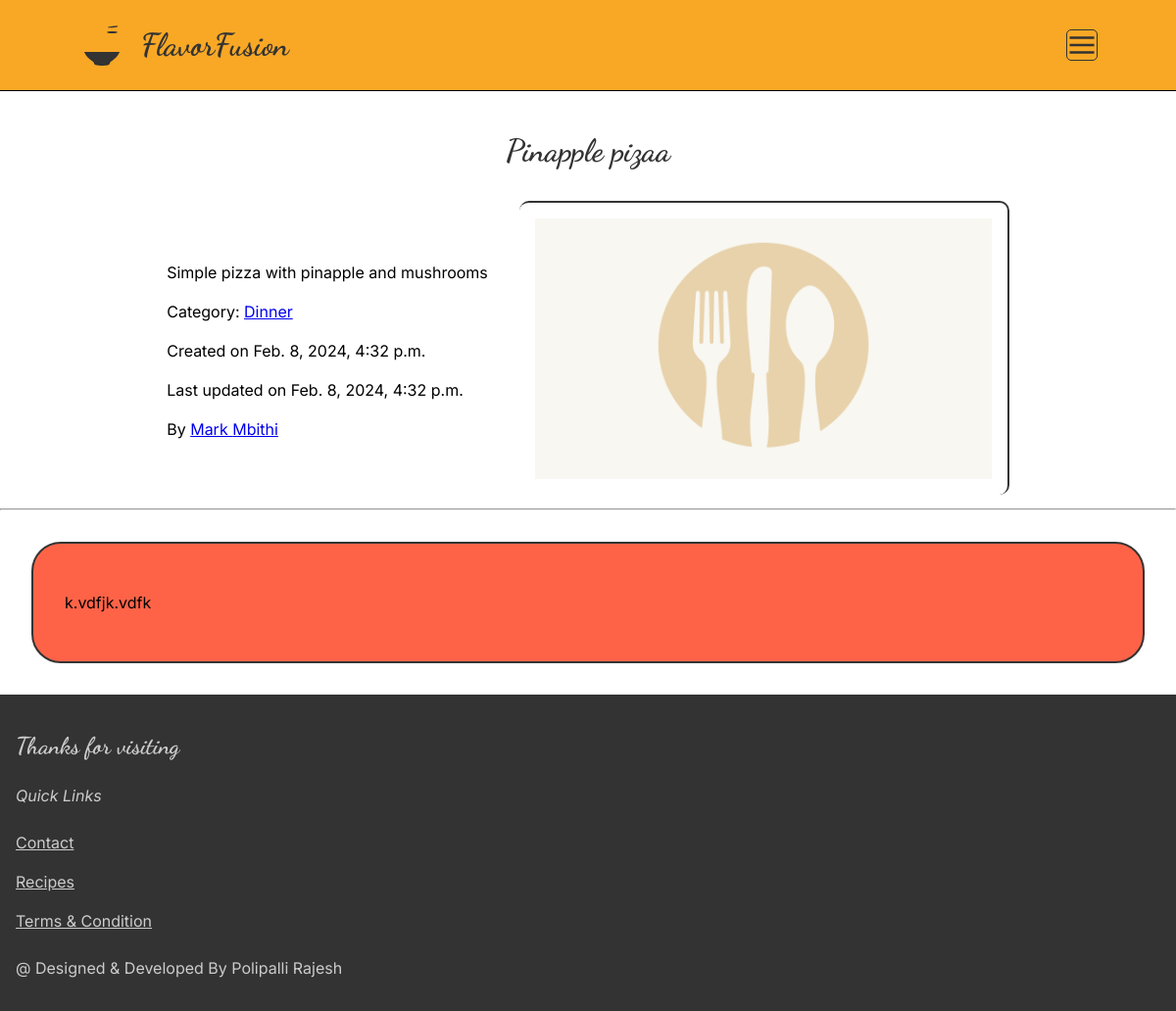
The page /recipe/1/ (signed in) on the database its author committed.
### recipe/models.py (models this page shows, shortened)
class Recipe(models.Model):
    BREAKFAST = 'Breakfast'
    LUNCH = 'Lunch'
    DINNER = 'Dinner'
    DESSERT = 'Dessert'
    BEVERAGES = 'Beverage'
    CATEGORY_CHOICES = [
        (BREAKFAST, 'Breakfast'),
        (LUNCH, 'Lunch'),
        (DINNER, 'Dinner'),
        (DESSERT, 'Dessert'),
        (BEVERAGES, 'Beverage'),
    ]
    author = models.ForeignKey(get_user_model(), related_name='recipes', on_delete=models.CASCADE)
    title = models.CharField(max_length=255)
    category = models.CharField(max_length=10, choices=CATEGORY_CHOICES, default=BREAKFAST)
    cover_image = models.ImageField(upload_to='recipe_images/', null=True, blank=True)
    description = models.CharField(max_length=500)
    content = RichTextField()
    date_created = models.DateTimeField(auto_now_add=True)
    date_updated = models.DateTimeField(auto_now=True)
    class Meta:
        verbose_name = 'recipe'
        verbose_name_plural = 'recipes'

### users/models.py (models this page shows, shortened)
class CustomUser(AbstractBaseUser, PermissionsMixin):
    email = models.EmailField(_("Email"), unique=True)
    first_name = models.CharField(_("First name"), max_length=50)
    last_name = models.CharField(_("Last name"), max_length=50)
    phone = models.CharField(_("Phone"), max_length=15, blank=True, null=True)
    address = models.CharField(_("Address"), max_length=255, blank=True, null=True)
    city = models.CharField(_("City"), max_length=50, blank=True, null=True)
    country = models.CharField(_("Country"), max_length=50, blank=True, null=True)
    profile_picture = models.ImageField(_("Profile picture"), upload_to="profile_pictures/", blank=True, null=True)
    is_staff = models.BooleanField(_("Staff status"), default=False)
    is_active = models.BooleanField(_("Active"), default=True)
    date_joined = models.DateTimeField(_("Date joined"), auto_now_add=True)
    last_login = models.DateTimeField(_("Last login"), auto_now=True)
    USERNAME_FIELD = 'email'
    REQUIRED_FIELDS = ['first_name', 'last_name', 'password']
    objects = CustomUserManager()
    class Meta:
        verbose_name = 'User'
        verbose_name_plural = 'Users'

### recipe/views.py (the view)
# urls.py: path('<int:recipe_id>/', recipe_detail_view, name='recipe_detail'),
@login_required
def recipe_detail_view(request, recipe_id):
    recipe = Recipe.objects.get(pk=recipe_id)
    return render(request, 'recipe/recipe_detail.html', { 'recipe': recipe })

### recipe/templates/recipe/recipe_detail.html (shortened to what this page needs)
{% extends "base.html" %}{% load static %}
{% block css %}
    <link rel="stylesheet" type="text/css" href="{% static 'recipe/css/recipe_detail.css' %}">
{% endblock css %}
{% block content %}
<section class="section">
    <h2 class="recipe__title">{{ recipe.title }}</h2>
    <div class="recipe__top">
        <div class="recipe__detail">
            <p class="recipe__description">{{ recipe.description }}</p>
            <p class="recipe__category">Category: <a href="#">{{ recipe.category }}</a></p>
            <p class="recipe__date-created">Created on {{ recipe.date_created }}</p>
            <p class="recipe__date-updated">Last updated on {{ recipe.date_updated }}</p>
            <p class="recipe__author">By <span><a href="{% url 'recipe:user_recipes' recipe.author.id %}">{{ recipe.author.first_name }} {{ recipe.author.last_name }}</a></span></p>
        </div>
        <div class="recipe__image">
            {% if recipe.cover_image %}
                <img src="{{ recipe.cover_image.url }}" alt="{{ recipe.title }}">
            {% else %}
                <img src="{% static 'core/img/default.png' %}" alt="{{ recipe.title }}">
            {% endif %}
        </div>
    </div>
    <hr>
    <div class="recipe__content">
        <article>
            {{ recipe.content|safe }}
        </article>
    </div>
</section>
{% endblock content %}

### core/static/core/css/main.css (style rules this page uses)
.section { border-radius: 10px; }

### recipe/static/recipe/css/recipe_detail.css (style rules this page uses)
.recipe__title { font-size: 2rem; font-weight: 700; color: var(--color-text-secondary); margin-top: 2rem; text-align: center; }
.recipe__top { display: flex; justify-content: center; align-items: center; gap: 2rem; }
.recipe__top img { width: 500px; height: 300px; border-radius: 10px; object-fit: cover; object-position: center; padding: 1rem; border-top: 2px solid var(--color-text-secondary); border-right: 2px solid var(--color-text-secondary); border-radius: 10px; }
.recipe__content { border: 2px solid var(--color-text-secondary); background-color: var(--color-primary); margin: 2rem; padding: 2rem; border-radius: 30px; }

### core/static/core/css/base.css (style rules this page uses)
:root { --font-family: 'Inter', sans-serif; --font-family-secondary: 'Dancing Script', cursive; --font-size: 1rem; --font-size-mobile: 2rem; --font-weight: 400; --line-height: 1.5; --color-primary: #FF6347; --color-secondary: #F9A825; --color-background: #010101; --color-accent: #4CAF50; --color-nav: #f79381; --color-text-secondary: #333333; --color-border-accent: #CCCCCC; }
body { margin: 0; padding: 0; border: 0; }
html { font-family: var(--font-family); font-size: var(--font-size); font-weight: var(--font-weight); line-height: var(--line-height); box-sizing: border-box; }
h1, h2, h3 { font-family: var(--font-family-secondary) !important; }
*, *::before, *::after { box-sizing: inherit; }

### recipe/static/recipe/css/base.css (style rules this page uses)
:root { --font-family: 'Inter', sans-serif; --font-family-secondary: 'Dancing Script', cursive; --font-size: 1rem; --font-size-mobile: 2rem; --font-weight: 400; --line-height: 1.5; --color-primary: #FF6347; --color-secondary: #F9A825; --color-background: #F5F5F5; --color-accent: #4CAF50; --color-text: #333333; --color-border-accent: #CCCCCC; }
body { margin: 0; padding: 0; border: 0; }
html { font-family: var(--font-family); font-size: var(--font-size); font-weight: var(--font-weight); line-height: var(--line-height); box-sizing: border-box; }
h1, h2, h3 { font-family: var(--font-family-secondary) !important; }
*, *::before, *::after { box-sizing: inherit; }

### rows shown on the page
Recipe: title "Pinapple pizaa", description "Simple pizza with pinapple and mushrooms", category "Dinner", date_created "Feb. 8, 2024, 4:32 p.m.", date_updated "Feb. 8, 2024, 4:32 p.m.", author.first_name "Mark", author.last_name "Mbithi", content "k.vdfjk.vdfk"
